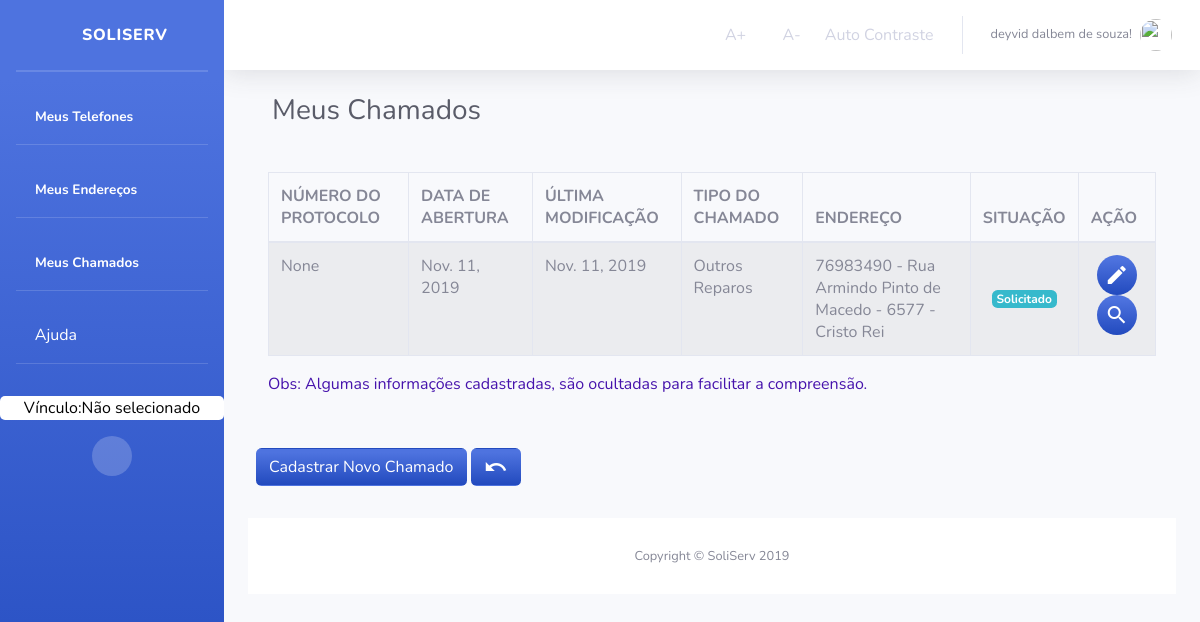
/Chamados/listarChamado/1 (signed in), run on the app's committed database.
### Chamados/models.py (models this page shows, shortened)
class Chamado(models.Model):
    dataAbertura = models.DateField('ABERTO EM',auto_now_add=True)
    dataConclusao = models.DateField('CONCLUÍDO EM',auto_now=True)
    numeroProtocolo = models.CharField('NÚMERO DE PROTOCOLO', max_length=45, null=True, blank=True)
    observacao = models.CharField('OBSERVAÇÃO',max_length=100)
    observacaoOrgao = models.CharField('RETORNO DO ÓRGÃO', max_length=100, null=True, blank=True)
    idStatus = models.ForeignKey(
        Status, on_delete=models.CASCADE, verbose_name="STATUS")
    idOrgao = models.ForeignKey(
        Orgao, on_delete=models.CASCADE, verbose_name="ORGÃO")
    idTipoChamado = models.ForeignKey(
        TipoChamado, on_delete=models.CASCADE, verbose_name="TIPO DE CHAMADO")
    idUsuario = models.ForeignKey(
        User, on_delete=models.CASCADE, verbose_name="USUÁRIO")
    idEndereco = models.ForeignKey(
        Endereco, on_delete=models.CASCADE, verbose_name="ENDEREÇO DO CHAMADO")
    class Meta:
        verbose_name = "Chamado"
        verbose_name_plural = "Chamados"

class TipoChamado(models.Model):
    descricaoTipoChamado = models.CharField('TIPO CHAMADO', max_length=45)
    idOrgao = models.ForeignKey(
        Orgao, on_delete=models.CASCADE, verbose_name="ORGÃO")
    class Meta:
        verbose_name = "TipoChamados"
        verbose_name_plural = "TipoChamados"

class Status(models.Model):
    descricao = models.CharField('DESCRIÇÃO', max_length=45)
    class Meta:
        verbose_name = "Status"
        verbose_name_plural = "Status"

### Usuario/models.py (models this page shows)
class Endereco(models.Model):
    cep = models.IntegerField('CEP')
    logradouro = models.CharField('LOGRADOURO', max_length=45)
    enderecoNumero = models.CharField('NÚMERO', max_length=11)
    complemento = models.CharField('COMPLEMENTO', max_length=45)
    bairro = models.CharField('BAIRRO', max_length=45)
    observacao = models.CharField('OBSERVAÇÃO', max_length=45)
    municipio = models.CharField('MUNICIPIO', max_length=45)
    estado = models.CharField('ESTADO', max_length=2)
    idPessoa = models.ForeignKey(
        User, on_delete=models.CASCADE, verbose_name="PESSOA")
    def __str__(self):
        return (str (self.cep))+" - " + self.logradouro +" - "+ self.enderecoNumero + " - " + self.bairro
    class Meta:
        verbose_name = "Endereco"
        verbose_name_plural = "Endereco"

### Chamados/views.py (the view)
# urls.py: path('listarChamado/<int:pk>', views.ListChamados.as_view(), name='lista_chamado'),
class ListChamados(ListView):
    template_name = "Chamados/Chamados/listarChamado.html"
    context_object_name = 'chamados_list'
    paginate_by = 10000
    def get_queryset(self):
        self.idPessoa =  get_object_or_404(User, id=self.kwargs['pk'])
        return Chamado.objects.filter(idUsuario=self.request.user.id)
    def get_context_data(self, **kwargs):
        context = super().get_context_data(**kwargs)
        context['idPessoa'] = self.idPessoa
        return context

### Chamados/templates/Chamados/Chamados/listarChamado.html (shortened to what this page needs)
{% extends "sistemaDeGestaoDeServicosPublicos/index1.html" %}
{% block titulo %}
Meus Chamados
{% endblock titulo %}
{% block centro %}
{% if user.is_authenticated %}
<form>
    <div>
        <div>
            <div class="card-body">
                {% if chamados_list %}
                <div class="table-responsive">
                    <table class="table table-bordered table-striped" id="dataTable" width="100%" cellspacing="0">
                        <thead>
                            <tr>
                                <th>NÚMERO DO PROTOCOLO</th>
                                <th>DATA DE ABERTURA</th>
                                <th>ÚLTIMA MODIFICAÇÃO</th>
                                <th>TIPO DO CHAMADO</th>
                                <th>ENDEREÇO</th>
                                <th>SITUAÇÃO</th>
                                <th>AÇÃO</th>
                            </tr>
                        </thead>
                        <tbody>
                            {% for chamado in chamados_list %}
                            <tr>
                                <td>{{chamado.numeroProtocolo}}</td>
                                <td>{{chamado.dataAbertura}}</td>
                                {% if chamado.dataConclusao != chamado.dataAbertura %}
                                <td>{{chamado.dataConclusao}}</td>
                                {% else %}
                                <td>{{chamado.dataAbertura}}</td>
                                {% endif %}
                                <td>{{chamado.idTipoChamado.descricaoTipoChamado}}</td>
                                <td>{{chamado.idEndereco}}</td>
                                {% if chamado.idStatus.pk == 1  %}
                                <td class="text-center align-middle"><small class="badge badge-info">{{chamado.idStatus.descricao}}</small></td>
                                {% elif chamado.idStatus.pk == 3  %}
                                <td class="text-center align-middle"> <small class="badge badge-warning">{{chamado.idStatus.descricao}}</small></td>
                                {% elif chamado.idStatus.pk == 2 %}
                                <td class="text-center align-middle"> <small class="badge badge-success">{{chamado.idStatus.descricao}} </small></td>
                                {% endif %}
                                <td>
                                   <div class="text-center align-middle">
                                        {% if chamado.idStatus.pk == 1 %}
                                    <a class="bg-gradient-primary btn-circle text-white"
                                        href="{% url 'Chamados:atualiza_chamado' chamado.id %}" title="Editar Chamado">
                                        <i class="material-icons">edit</i>
                                    </a>
                                    {% endif %}
                                    <a class="bg-gradient-primary btn-circle text-white"
                                        href="{% url 'Chamados:chamado_detalhado' chamado.id %}"
                                        title="Detalhes do Chamado">
                                        <i class="material-icons">search</i></a>
                                   </div>
                                </td>
                            </tr>
                            {% endfor %}
                        </tbody>
                    </table>
                    <p class=" mt-1" style="color: #4613ac;"> Obs: Algumas informações cadastradas, são ocultadas para
                        facilitar a
                        compreensão.</p>
                </div>
            </div>
        </div>
    </div>
    <a class="btn  ml-2 mb-3 mt-3 bg-gradient-primary text-white"
        href="{% url 'Chamados:cadastro_chamado' %}" title="Cadastrar Chamado">Cadastrar
        Novo Chamado
    </a>
    <a class="btn mb-3 mt-3 bg-gradient-primary text-white"
        href="{% url 'Chamados:lista_chamado' user.id %}" title="Voltar a Lista de Chamados">
        <i class="material-icons">undo</i>
    </a>
{% endif %}
{% endif %}
{% endblock %}

### templates/sistemaDeGestaoDeServicosPublicos/index1.html (shortened to what this page needs)
<!DOCTYPE html>
<html lang="pt-br">
{% load staticfiles %}
<head>
  <link rel="stylesheet" href="{% static 'tema/css/sb-admin-2.css' %}">
  <link rel="stylesheet" href="{% static 'tema/vendor/fontawesome-free/css/all.css' %}">
  <link rel="stylesheet" href="{% static 'tema/vendor/fontawesome-free/css/all.css' %}">
  <link rel="stylesheet" href="{% static 'css/style.css' %}">
  <link rel="stylesheet" href="{% static 'img/avatar_2x.png' %}">
  <link rel="stylesheet" href="https://stackpath.bootstrapcdn.com/bootstrap/4.3.1/css/bootstrap.min.css"
>
  <link href="https://unpkg.com/material-components-web@latest/dist/material-components-web.min.css" rel="stylesheet">
  <link href="vendor/fontawesome-free/css/all.min.css" rel="stylesheet" type="text/css">
  <link href="css/sb-admin-2.min.css" rel="stylesheet">
</head>
<body id="page-top" class="acessibilidade teste">
  <div id="wrapper">
    <ul class="navbar-nav bg-gradient-primary sidebar sidebar-dark accordion" id="accordionSidebar">
      <a class="sidebar-brand d-flex align-items-center justify-content-center" href="{% url 'index' %}">
        <div class="sidebar-brand-icon">
          <i class="fas fa-home"></i>
        </div>
        <div class="sidebar-brand-text mx-3">SoliServ</div>
      </a>
      <hr class="sidebar-divider my-0">
      <hr class="sidebar-divider">
      <li class="nav-item active">
        <a class="nav-link" href="{% url 'listaTelefones' %}" title="Listar Meus Telefones">
          <i class="fas fa-phone-alt"></i>
          <span>Meus Telefones</span></a>
      </li>
      <hr class="sidebar-divider d-none d-md-block">
      <li class="nav-item active">
        <a class="nav-link" href="{% url 'listaEnderecos' %}" title="Listar Meus Endereços">
          <i class="fas fa-map-marker-alt"></i>
          <span>Meus Endereços</span></a>
      </li>
      <hr class="sidebar-divider d-none d-md-block">
      {% if user.is_authenticated %}
      <li class="nav-item active">
        <a class="nav-link" href="{% url 'Chamados:lista_chamado' user.id %}" title="Listar Meus Chamados">
          <i class="fas fa-list"></i>
          <span>Meus Chamados</span></a>
      </li>
      {% else %}
      <li class="nav-item active">
        <a class="nav-link" href="#" title="Listar Meus Chamados">
          <i class="fas fa-list"></i>
          <span>Meus Chamados</span></a>
      </li>
      {% endif %}
      <hr class="sidebar-divider d-none d-md-block">
      <li class="nav-item">
        <a class="nav-link text-white" href="#" data-toggle="modal" data-target="#ModalAjuda" title="Obter informações">
          <i class="far fa-question-circle"></i>
          Ajuda
        </a>
      </li>
      <hr class="sidebar-divider d-none d-md-block">
      {% if request.session.temVinculo %}
      <a class="mt-3 text-center w-60 escolheVinculo" title="Clique para Escolher o Vínculo"
        href="{% url 'Orgao:retorna_Lotacao' %}">
        {% if request.session.nomeVinculo %}
        <span> Vínculo: {{ request.session.nomeVinculo }}</span>
        {% else %}
        <span> Vínculo:Não selecionado</span>
        {% endif %}
      </a>
      {% endif %}
      <div class=" mt-3 text-center d-none d-md-inline">
        <button class="rounded-circle border-0" id="sidebarToggle"></button>
      </div>
    </ul>
    <div id="content-wrapper" class="d-flex flex-column">
      <div id="content">
        <nav class="navbar navbar-expand navbar-light bg-white topbar mb-4 static-top shadow">
          <ul class="navbar-nav ml-auto">
            <li class="nav-item active">
              <a class="nav-link acessibilidade" onClick="fonte('a');" href="#" title="Aumentar Tamanho da Fonte">
                <i class="far fa-arrow-alt-circle-up"></i>
                <span>A+</span></a>
            </li>
            <li class="nav-item active">
              <a class="nav-link acessibilidade" onClick="fonte('d');" href="#" title="Diminuir Tamanho da Fonte">
                <i class="far fa-arrow-alt-circle-down"></i>
                <span>A-</span></a>
            </li>
            <li class="nav-item active">
              <a href="#altocontraste" id="altocontraste" accesskey="3" title="Auto Contraste"
                onclick="window.toggleContrast()" onkeydown="window.toggleContrast()" class="nav-link"
                title="Auto Contraste">
                <span>Auto Contraste</span></a>
            </li>
            <li class="nav-item dropdown no-arrow">
              <a class="nav-link dropdown-toggle" href="#" id="userDropdown" role="button" data-toggle="dropdown"
                aria-haspopup="true" aria-expanded="false">
                {% if user.is_authenticated %}
                <span class="mr-2 d-none d-lg-inline text-gray-600 small">{{ user.first_name }}
                  {{ user.last_name}}!</span>
                {% else %}
                <span class="mr-2 d-none d-lg-inline text-gray-600 small">Usuário não está logado!</span>
                {% endif %}
                {% if user.is_authenticated %}
                <img class="img-profile rounded-circle" src="{{ request.session.profile_picture }}">
                {% else %}
                <img class="img-profile rounded-circle" src="{% static 'img/avatar_2x.png' %}">
                {% endif %}
              </a>
            </li>
          </ul>
        </nav>
        <div class="container-fluid">
          <div class="d-sm-flex align-items-center justify-content-between mb-4 container">
            <h1 class="h3 mb-0 text-gray-800">{% block titulo %}{% endblock titulo%}</h1>
          </div>
          <div class="">
            {% block centro %}
            {% endblock %}
          </div>
          <footer class="sticky-footer bg-white">
            <div class="container my-auto">
              <div class="copyright text-center my-auto">
                <span>Copyright &copy; SoliServ 2019</span>
              </div>
            </div>
          </footer>
        </div>
      </div>
</body>
</html>

### sistemaDeGestaoDeServicosPublicos/static/css/style.css (style rules this page uses)
.escolheVinculo { border-radius: 5px; background-color: white; color: black; }

### data on the page
Chamado: numeroProtocolo "None", dataAbertura "Nov. 11, 2019", idTipoChamado.descricaoTipoChamado "Outros Reparos", idEndereco "76983490 - Rua Armindo Pinto de Macedo - 6577 - Cristo Rei", idStatus.descricao "Solicitado"

### other printed values
{{ user.first_name }} "deyvid"
{{ user.last_name }} "dalbem de souza"
